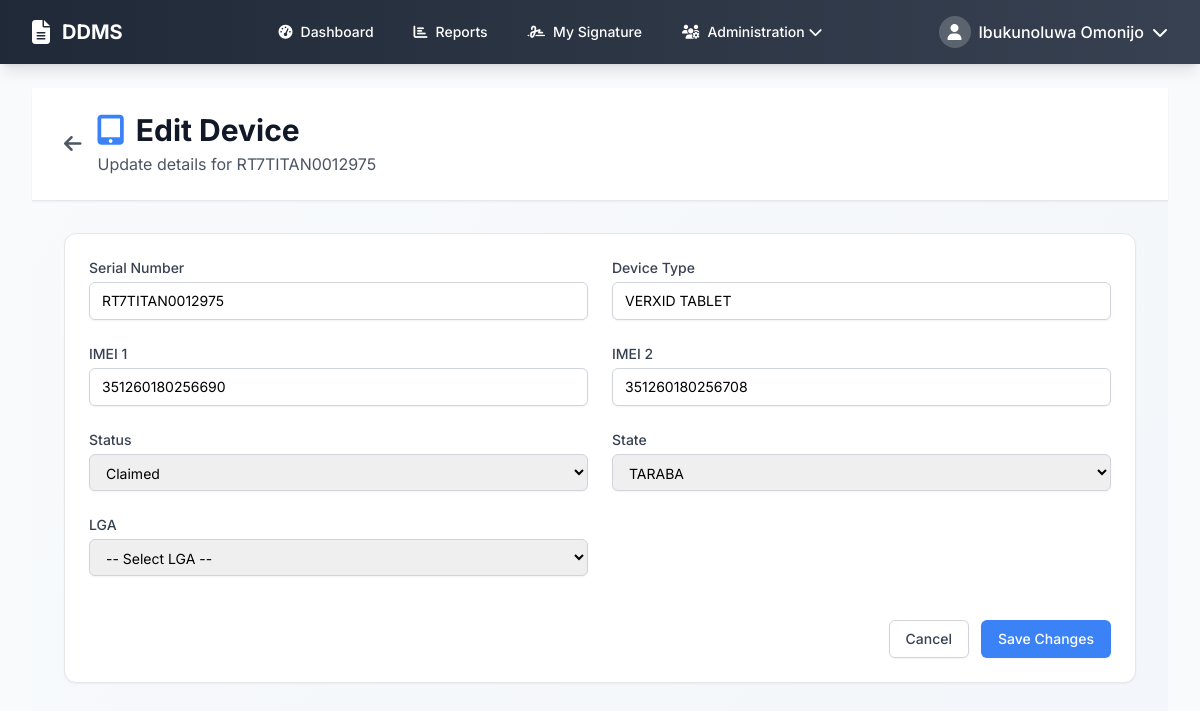
Page /admin/device/edit/1 (signed in) on the committed database.
### models.py (models this page shows, shortened)
class User(UserMixin, db.Model):
    __tablename__ = 'users'
    id = db.Column(db.Integer, primary_key=True)
    email = db.Column(db.String(120), unique=True, nullable=False)
    username = db.Column(db.String(80), unique=True, nullable=False)
    password_hash = db.Column(db.String(128), nullable=False)
    full_name = db.Column(db.String(200), nullable=False)
    phone = db.Column(db.String(20))
    role = db.Column(db.String(50), nullable=False)  # super_admin, state_admin, algon_focal, dcr_focal
    organization = db.Column(db.String(100))  # ALGON, NPC, etc.
    state_id = db.Column(db.Integer, db.ForeignKey('states.id'))
    lga_id = db.Column(db.Integer, db.ForeignKey('lgas.id'))
    is_active = db.Column(db.Boolean, default=True)
    created_at = db.Column(db.DateTime, default=datetime.utcnow)
    signature_data = db.Column(db.Text)  # Base64 encoded signature
    state = db.relationship('State', backref='users')
    lga = db.relationship('LGA', backref='users')

class Device(db.Model):
    __tablename__ = 'devices'
    id = db.Column(db.Integer, primary_key=True)
    serial_number = db.Column(db.String(100), unique=True, nullable=False)
    device_type = db.Column(db.String(50), nullable=False, default='VERXID Tablet')
    model = db.Column(db.String(100))
    manufacturer = db.Column(db.String(100), default='VERXID')
    imei1 = db.Column(db.String(20), nullable=False)
    imei2 = db.Column(db.String(20))
    barcode = db.Column(db.String(100))
    carton_number = db.Column(db.String(50))
    status = db.Column(db.String(20), default='unclaimed')  # unclaimed, claimed, distributed
    condition = db.Column(db.String(20), default='New')  # New, Good, Fair
    condition_notes = db.Column(db.Text)
    state_id = db.Column(db.Integer, db.ForeignKey('states.id'))
    lga_id = db.Column(db.Integer, db.ForeignKey('lgas.id'))
    assigned_focal_id = db.Column(db.Integer, db.ForeignKey('users.id'))
    created_at = db.Column(db.DateTime, default=datetime.utcnow)
    claimed_at = db.Column(db.DateTime)
    distributed_at = db.Column(db.DateTime)
    state = db.relationship('State', backref='devices')
    lga = db.relationship('LGA', backref='devices')
    assigned_focal = db.relationship('User', backref='assigned_devices', foreign_keys=[assigned_focal_id])

class State(db.Model):
    __tablename__ = 'states'
    id = db.Column(db.Integer, primary_key=True)
    name = db.Column(db.String(100), nullable=False, unique=True)
    code = db.Column(db.String(10), nullable=False, unique=True)
    created_at = db.Column(db.DateTime, default=datetime.utcnow)
    lgas = db.relationship('LGA', backref='state', cascade='all, delete-orphan')

### routes_new.py (the view)
        def decorated_function(*args, **kwargs):
            if not current_user.is_authenticated or current_user.role not in roles:
                flash('Access denied. Insufficient permissions.', 'error')
                return redirect(url_for('dashboard'))
            return f(*args, **kwargs)

### routes_new.py (called while the page is built)
def role_required(*roles):
    def decorator(f):
        def decorated_function(*args, **kwargs):
            if not current_user.is_authenticated or current_user.role not in roles:
                flash('Access denied. Insufficient permissions.', 'error')
                return redirect(url_for('dashboard'))
            return f(*args, **kwargs)
        decorated_function.__name__ = f.__name__
        return decorated_function
    return decorator

### templates/admin/edit_device.html (shortened to what this page needs)
{% extends "base.html" %}
{% block content %}
<div class="min-h-screen bg-gradient-to-br from-slate-50 to-slate-100">
    <div class="bg-white shadow-sm border-b border-gray-200 mb-8">
        <div class="max-w-7xl mx-auto px-4 sm:px-6 lg:px-8 py-6">
            <div class="flex items-center">
                <a href="{{ url_for('manage_devices') }}" class="text-gray-600 hover:text-gray-900 mr-4">
                    <i class="fas fa-arrow-left text-xl"></i>
                </a>
                <div>
                    <h1 class="text-2xl sm:text-3xl font-bold text-gray-900 flex items-center">
                        <i class="fas fa-tablet-alt text-accent mr-3"></i>
                        Edit Device
                    </h1>
                    <p class="text-gray-600 mt-1">Update details for {{ device.serial_number }}</p>
                </div>
            </div>
        </div>
    </div>
    <div class="max-w-7xl mx-auto px-4 sm:px-6 lg:px-8">
        <div class="bg-white rounded-xl shadow-sm border border-gray-200">
            <form method="POST" action="{{ url_for('edit_device', device_id=device.id) }}" class="p-6 space-y-6">
                <div class="grid grid-cols-1 md:grid-cols-2 gap-6">
                    <div>
                        <label for="serial_number" class="block text-sm font-medium text-gray-700">Serial Number</label>
                        <input type="text" id="serial_number" name="serial_number" value="{{ device.serial_number }}" required class="mt-1 block w-full px-3 py-2 border border-gray-300 rounded-md shadow-sm focus:outline-none focus:ring-accent focus:border-accent sm:text-sm">
                    </div>
                    <div>
                        <label for="device_type" class="block text-sm font-medium text-gray-700">Device Type</label>
                        <input type="text" id="device_type" name="device_type" value="{{ device.device_type }}" required class="mt-1 block w-full px-3 py-2 border border-gray-300 rounded-md shadow-sm focus:outline-none focus:ring-accent focus:border-accent sm:text-sm">
                    </div>
                    <div>
                        <label for="imei1" class="block text-sm font-medium text-gray-700">IMEI 1</label>
                        <input type="text" id="imei1" name="imei1" value="{{ device.imei1 }}" required class="mt-1 block w-full px-3 py-2 border border-gray-300 rounded-md shadow-sm focus:outline-none focus:ring-accent focus:border-accent sm:text-sm">
                    </div>
                    <div>
                        <label for="imei2" class="block text-sm font-medium text-gray-700">IMEI 2</label>
                        <input type="text" id="imei2" name="imei2" value="{{ device.imei2 or '' }}" class="mt-1 block w-full px-3 py-2 border border-gray-300 rounded-md shadow-sm focus:outline-none focus:ring-accent focus:border-accent sm:text-sm">
                    </div>
                    <div>
                        <label for="status" class="block text-sm font-medium text-gray-700">Status</label>
                        <select id="status" name="status" required class="mt-1 block w-full px-3 py-2 border border-gray-300 rounded-md shadow-sm focus:outline-none focus:ring-accent focus:border-accent sm:text-sm">
                            <option value="claimed" {% if device.status == 'claimed' %}selected{% endif %}>Claimed</option>
                        </select>
                    </div>
                    <div>
                        <label for="state_id" class="block text-sm font-medium text-gray-700">State</label>
                        <select id="state_id" name="state_id" class="mt-1 block w-full px-3 py-2 border border-gray-300 rounded-md shadow-sm focus:outline-none focus:ring-accent focus:border-accent sm:text-sm">
                            {% for state in states %}
                                <option value="{{ state.id }}" {% if device.state_id == state.id %}selected{% endif %}>{{ state.name }}</option>
                            {% endfor %}
                        </select>
                    </div>
                    <div>
                        <label for="lga_id" class="block text-sm font-medium text-gray-700">LGA</label>
                        <select id="lga_id" name="lga_id" class="mt-1 block w-full px-3 py-2 border border-gray-300 rounded-md shadow-sm focus:outline-none focus:ring-accent focus:border-accent sm:text-sm">
                            <option value="">-- Select LGA --</option>
                        </select>
                    </div>
                </div>
                <div class="pt-5">
                    <div class="flex justify-end">
                        <a href="{{ url_for('manage_devices') }}" class="bg-white py-2 px-4 border border-gray-300 rounded-md shadow-sm text-sm font-medium text-gray-700 hover:bg-gray-50 focus:outline-none focus:ring-2 focus:ring-offset-2 focus:ring-accent">
                            Cancel
                        </a>
                        <button type="submit" class="ml-3 inline-flex justify-center py-2 px-4 border border-transparent shadow-sm text-sm font-medium rounded-md text-white bg-accent hover:bg-blue-700 focus:outline-none focus:ring-2 focus:ring-offset-2 focus:ring-accent">
                            Save Changes
                        </button>
                    </div>
                </div>
            </form>
        </div>
    </div>
</div>
{% endblock %}

### templates/base.html (shortened to what this page needs)
<!DOCTYPE html>
<html lang="en">
<head>
    <script src="https://cdn.tailwindcss.com"></script>
    <link href="https://cdnjs.cloudflare.com/ajax/libs/font-awesome/6.4.0/css/all.min.css" rel="stylesheet">
</head>
<body class="bg-gray-50 font-sans">
    {% if current_user.is_authenticated %}
    <nav class="bg-gradient-to-r from-primary to-secondary shadow-lg">
        <div class="max-w-7xl mx-auto px-4 sm:px-6 lg:px-8">
            <div class="flex items-center justify-between h-16">
                <div class="flex items-center">
                    <a href="{{ url_for('dashboard') }}" class="flex items-center text-white hover:text-blue-200 transition-colors duration-200">
                        <i class="fas fa-file-alt text-2xl mr-3"></i>
                        <span class="font-bold text-xl">DDMS</span>
                    </a>
                </div>
                <div class="hidden md:block">
                    <div class="ml-10 flex items-baseline space-x-4">
                        <a href="{{ url_for('dashboard') }}" class="text-white hover:bg-white hover:bg-opacity-20 hover:text-blue-200 px-3 py-2 rounded-md text-sm font-medium transition-all duration-200">
                            <i class="fas fa-tachometer-alt mr-2"></i>Dashboard
                        </a>
                        <a href="{{ url_for('reports_center') }}" class="text-white hover:bg-white hover:bg-opacity-20 hover:text-blue-200 px-3 py-2 rounded-md text-sm font-medium transition-all duration-200">
                            <i class="fas fa-chart-bar mr-2"></i>Reports
                        </a>
                        <a href="{{ url_for('upload_signature_page') }}" class="text-white hover:bg-white hover:bg-opacity-20 hover:text-blue-200 px-3 py-2 rounded-md text-sm font-medium transition-all duration-200">
                            <i class="fas fa-signature mr-2"></i>My Signature
                        </a>
                        {% if current_user.role in ['super_admin', 'state_admin'] %}
                        <div class="relative group">
                            <button class="text-white hover:bg-white hover:bg-opacity-20 hover:text-blue-200 px-3 py-2 rounded-md text-sm font-medium flex items-center transition-all duration-200">
                                <i class="fas fa-users-cog mr-2"></i>Administration
                                <i class="fas fa-chevron-down ml-1"></i>
                            </button>
                        </div>
                        {% endif %}
                    </div>
                </div>
                <div class="relative group">
                    <button class="flex items-center text-white hover:text-blue-200 transition-colors duration-200">
                        <div class="w-8 h-8 bg-white bg-opacity-20 rounded-full flex items-center justify-center mr-2">
                            <i class="fas fa-user"></i>
                        </div>
                        <span class="hidden md:block font-medium">{{ current_user.full_name }}</span>
                        <i class="fas fa-chevron-down ml-2"></i>
                    </button>
                </div>
            </div>
        </div>
    </nav>
    {% endif %}
    <main class="{% if current_user.is_authenticated %}max-w-7xl mx-auto py-6 px-4 sm:px-6 lg:px-8{% else %}min-h-screen flex items-center justify-center px-4{% endif %}">
        {% block content %}{% endblock %}
    </main>
</body>
</html>

### rows in the picture
User: full_name "Ibukunoluwa Omonijo"
Device: serial_number "RT7TITAN0012975", device_type "VERXID TABLET", imei1 "351260180256690", imei2 "351260180256708", status "Claimed", state_id "TARABA"
